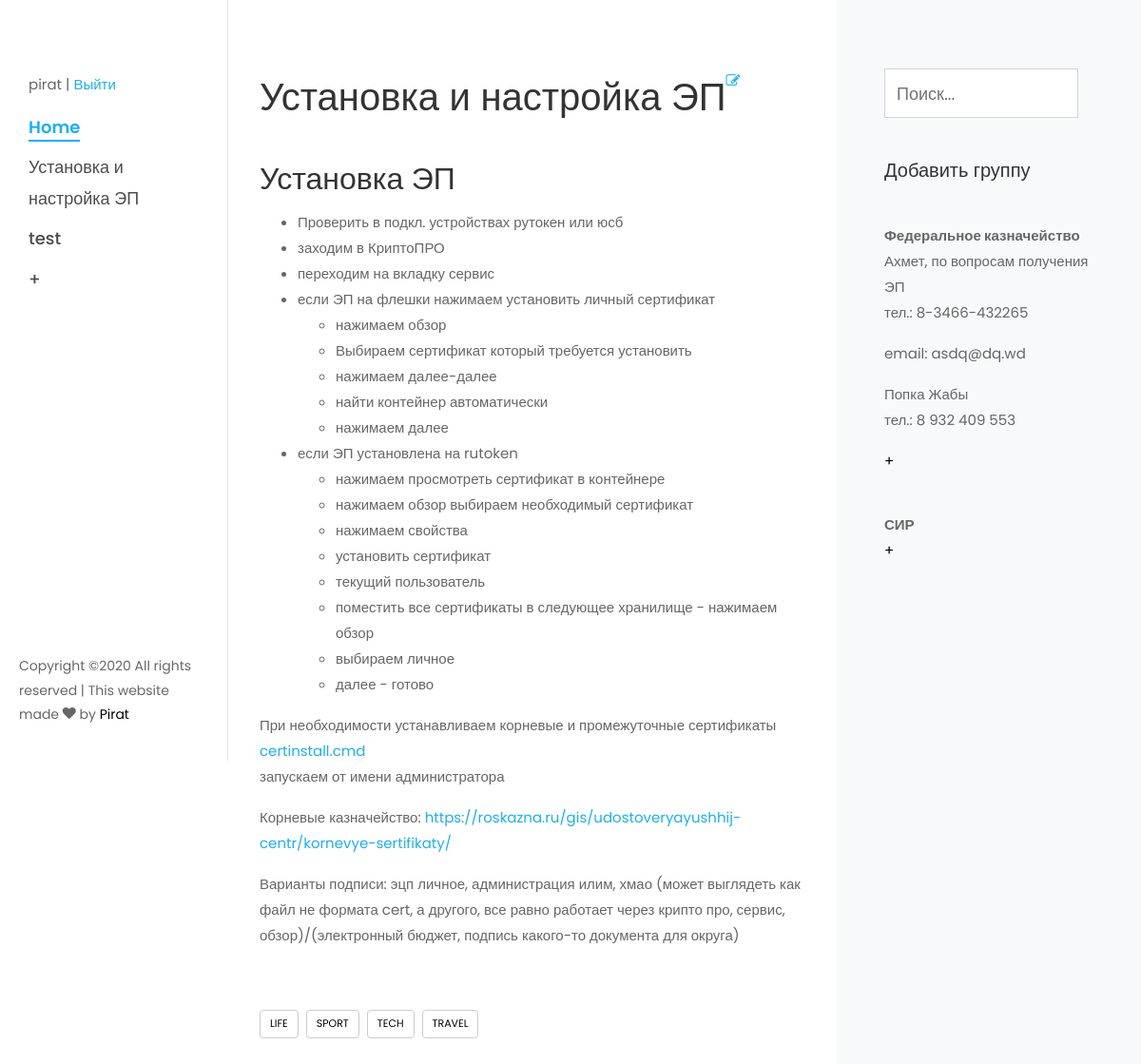
/post/ustanovka-i-nastrojka-ep (signed in), run on the app's committed database.
### wiki/models.py (models this page shows, shortened)
class PostModel(models.Model):
    user = models.ForeignKey(settings.AUTH_USER_MODEL, on_delete=models.SET_NULL, null=True)
    title = models.CharField('Название статьи', max_length=150)
    img = models.ImageField('Логотип', upload_to='images/', default='images/images.jpg')
    slug = models.SlugField('Сылка поста', max_length=150, unique=True)
    description = models.TextField('Описание')
    date_create = models.DateTimeField('Дата создания', auto_now_add=True, blank=True)
    date_update = models.DateTimeField('Дата изменения', auto_now=True, blank=True)
    draft = models.BooleanField('Опубликовать', default=True)
    border = models.BooleanField('Доска', default=False)
    def get_absolute_url(self):
        return reverse('postmodel_detail', kwargs={"slug": self.slug})
    class Meta:
        verbose_name = 'Пост'
        verbose_name_plural = 'Посты'

class GroupModel(models.Model):
    user = models.ForeignKey(settings.AUTH_USER_MODEL, on_delete=models.SET_NULL, null=True)
    name = models.CharField('Название группы', max_length=150)
    date_create = models.DateTimeField('Дата создания', auto_now_add=True, blank=True)
    date_update = models.DateTimeField('Дата изменения', auto_now=True, blank=True)
    draft = models.BooleanField('Опубликовать', default=True)
    class Meta:
        verbose_name = 'Группа'
        verbose_name_plural = 'Группы'

class PhoneModel(models.Model):
    user = models.ForeignKey(settings.AUTH_USER_MODEL, on_delete=models.SET_NULL, null=True)
    name = models.CharField('Имя контакта', max_length=150)
    group = models.ForeignKey(GroupModel, verbose_name='Група контактов', on_delete=models.CASCADE)
    email = models.EmailField('Email адрес', blank=True)
    phone = models.CharField('Номер телефона', max_length=13)
    date_create = models.DateTimeField('Дата создания', auto_now_add=True, blank=True)
    date_update = models.DateTimeField('Дата изменения', auto_now=True, blank=True)
    draft = models.BooleanField('Опубликовать', default=True)
    class Meta:
        verbose_name = 'Контакт'
        verbose_name_plural = 'Контакты'

### wiki/views.py (the view)
# urls.py: path('post/<slug:slug>', views.PostDetailView.as_view(), name='postmodel_detail'),
class PostDetailView(LoginRequiredMixin, DetailView, Phone, Post):
    model = PostModel
    template_name = 'wiki/detail.html'
    slug_field = 'slug'

### wiki/views.py (called while the page is built)
    def get_phone(self):
        return GroupModel.objects.all()

    def get_post(self):
        return PostModel.objects.filter(border=False, draft=True)

### templates/wiki/detail.html
{% extends 'base.html' %}
{% block content %}
    {% load static %}
    <div class="col-lg-8 px-md-5 py-5">
        <div class="row pt-md-4">
            <h1 class="mb-3">{{ object.title }}</h1>
            <a href="{% url 'postmodel_update' slug=object.slug %}"><i class="icon-edit mr-2"></i></a>
            <div><p>{{ object.description|safe }}</p></div>
            <div class="tag-widget post-tag-container mb-5 mt-5">
                <div class="tagcloud">
                    <a href="#" class="tag-cloud-link">Life</a>
                    <a href="#" class="tag-cloud-link">Sport</a>
                    <a href="#" class="tag-cloud-link">Tech</a>
                    <a href="#" class="tag-cloud-link">Travel</a>
                </div>
            </div>
        </div>
    </div>
{% endblock content %}

### templates/include/mainmenu.html (shortened to what this page needs)
{% load account %}
<nav id="colorlib-main-menu" role="navigation">
    {% if user.is_authenticated %}
        <p> {% user_display user %}
            <span>|</span>
            <a href="#" class="myBtn" data-modal="myModal1"> Выйти</a></p>
        <ul>
            <li class="colorlib-active"><a href="{% url 'postmodel_list' %}">Home</a></li>
            {% for name in view.get_post %}
                <div class="holder">
                    <li><a href="{{ name.get_absolute_url }}">{{ name.title }}</a>
                    </li>
                </div>
            {% endfor %}
            <li><a href="{% url 'postmodel_create' %}">+</a></li>
        </ul>
        </nav>
    {% endif %}

### templates/include/sidebar.html (shortened to what this page needs)
{% if user.is_authenticated %}
    <div class="col-xl-4 sidebar ftco-animate bg-light pt-5">
        <div class="sidebar-box pt-md-4">
            <form action="{% url 'search' %}" method="get" class="d-flex editContent">
                <input type="search" placeholder="Поиск..." name="q" class="form-control" required="">
                <button type="submit" class="btn1 btn">
                </button>
            </form>
        </div>
        <div class="sidebar-box ftco-animate">
            <a href="{% url 'groupmodel_create' %}"><h5 class="sidebar-heading">Добавить группу</h5></a>
        </div>
        {% for group in view.get_phone %}
            <div class="sidebar-box ftco-animate">
                <div class="poster">
                    <strong>{{ group.name }}</strong>
                </div>
                <ul class="categories">
                    {% for phone_number in group.phonemodel_set.all %}
               <div class="poster">
                        <li>{{ phone_number.name }}
                            <p>тел.: {{ phone_number.phone }}</p>
                            {% if phone_number.email != "" %}
                                <p>email: {{ phone_number.email }}</p>
                            {% endif %}
                        </li>
                        </div>
                    {% endfor %}
                    <li><a href="{% url 'phonemodel_create' %}">+</a></li>
                </ul>
            </div>
        {% endfor %}
    </div>
{% endif %}

### static/css/icomoon.css (style rules this page uses)
[class^="icon-"], [class*=" icon-"] { font-family: 'icomoon' !important; speak: none; font-style: normal; font-weight: normal; font-variant: normal; text-transform: none; line-height: 1; -webkit-font-smoothing: antialiased; -moz-osx-font-smoothing: grayscale; }
.icon-edit:before { content: "\f044"; }

### data on the page
PostModel: title "Установка и настройка ЭП", description "Установка ЭП Проверить в подкл. устройствах рутокен или юсб заходим в КриптоПРО переходим на вкладку сервис если ЭП на флешки нажимаем установить личный сертификат нажимаем обзор Выбираем сертификат который требуется установить нажимаем далее-далее найти контейнер автоматически нажимаем далее если ЭП установлена на rutoken нажимаем просмотреть сертификат в контейнере нажимаем обзор выбираем необходимый сертификат нажимаем свойства установить сертификат текущий пользователь поместить все сертификаты в следующее хранилище - нажимаем обзор выбираем личное далее - готово При необходимости устанавливаем корневые и промежуточные сертификаты certinstall.cmd запускаем от имени администратора…"
PostModel: title "test"
GroupModel: name "Федеральное казначейство"
PhoneModel: name "Ахмет, по вопросам получения ЭП", phone "8-3466-432265", email "asdq@dq.wd"
PhoneModel: name "Попка Жабы", phone "8 932 409 553"
GroupModel: name "СИР"
